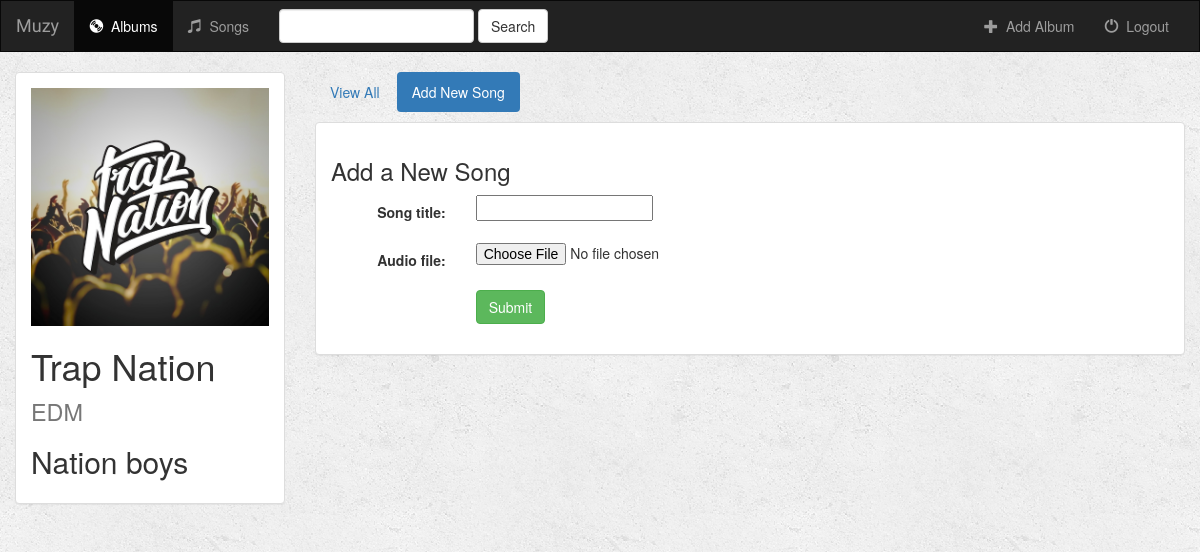
Screenshot of /music/83/create_song/ with the database file from the repository.
### music/models.py (models this page shows)
class Album(models.Model):
    user = models.ForeignKey(User, default=1)
    artist = models.CharField(max_length=250)
    album_title = models.CharField(max_length=500)
    genre = models.CharField(max_length=100)
    album_logo = models.FileField()
    is_favorite = models.BooleanField(default=False)
    def __str__(self):
        return self.album_title + ' - ' + self.artist

### music/views.py (the view, shortened to what this page needs)
# urls.py: url(r'^(?P<album_id>[0-9]+)/create_song/$', views.create_song, name='create_song'),
def create_song(request, album_id):
    form = SongForm(request.POST or None, request.FILES or None)
    album = get_object_or_404(Album, pk=album_id)
    context = {
        'album': album,
        'form': form,
    }
    return render(request, 'music/create_song.html', context)

### music/forms.py
class SongForm(forms.ModelForm):
    class Meta:
        model = Song
        fields = ['song_title', 'audio_file']

### music/templates/music/create_song.html (shortened to what this page needs)
{% extends 'music/base.html' %}
{% block albums_active %}active{% endblock %}
{% block body %}
<div class="container-fluid">
    <div class="row">
        <div class="col-sm-4 col-md-3">
            <div class="panel panel-default">
                <div class="panel-body">
                        <a href="{% url 'music:detail' album.id %}">
                            {% if album.album_logo %}
                                <img src="{{ album.album_logo.url }}" class="img-responsive">
                            {% else %}
                                <h3>No image to display</h3>
                            {% endif %}
                        </a>
                    <h1>{{ album.album_title }} <small>{{ album.genre }}</small></h1>
                    <h2>{{ album.artist }}</h2>
                </div>
            </div>
        </div>
        <div class="col-sm-8 col-md-9">
            <ul class="nav nav-pills" style="margin-bottom: 10px;">
                <li role="presentation"><a href="{% url 'music:detail' album.id %}">View All</a></li>
                <li role="presentation" class="active"><a href="{% url 'music:create_song' album.id %}">Add New Song</a></li>
            </ul>
            <div class="panel panel-default">
                <div class="panel-body">
                    <h3>Add a New Song</h3>
                    <form class="form-horizontal" role="form" action="" method="post" enctype="multipart/form-data">
                        {% include 'music/form_template.html' %}
                        <div class="form-group">
                            <div class="col-sm-offset-2 col-sm-10">
                                <button type="submit" class="btn btn-success">Submit</button>
                            </div>
                        </div>
                    </form>
                </div>
            </div>
        </div>
    </div>
</div>
{% endblock %}

### music/static/music/style.css (style rules this page uses)
body { background: white url("images/background.png"); }

### rows the page displays
Album: album_logo (picture), album_title "Trap Nation", genre "EDM", artist "Nation boys"

### other values shown
{{ field.label_tag }} "Song title:" "Audio file:"
